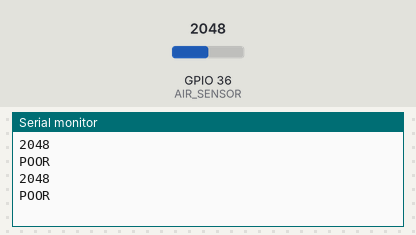
Simulated run of this sketch. Board: ESP32. Parts: the last lines printed to the serial monitor. Inputs (shaded band) come from the test bench; at power-on: GPIO 36 (AIR_SENSOR) = 2048.

Above: at 1.8 s.
1.9 s: GPIO 36 (AIR_SENSOR) set to 425
At 2.8 s:
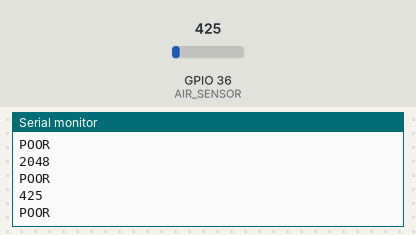
3.4 s: GPIO 36 (AIR_SENSOR) set to 356
At 4.6 s:
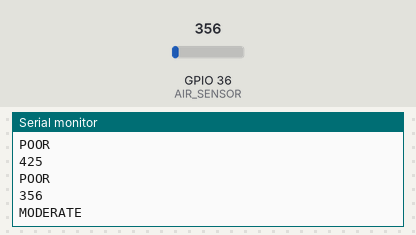
6.5 s: GPIO 36 (AIR_SENSOR) set to 209
At 7.8 s:
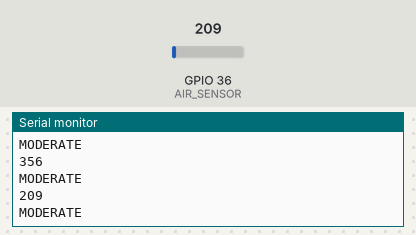
8.0 s: GPIO 36 (AIR_SENSOR) set to 180
At 8.8 s:
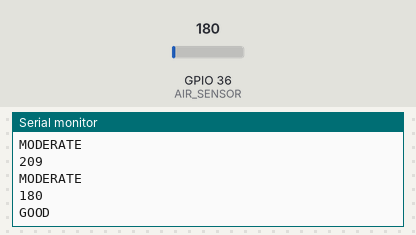
Timing chart, 0 to 11.0 s (numbered marks = the images above; inputs shaded):
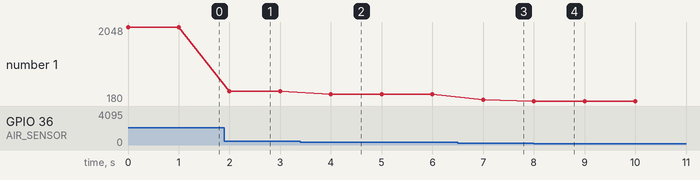

The sketch:

ESP32_airquality.ino
```cpp
#define AIR_SENSOR A0   // MQ sensor connected to A0

int airValue;

void setup() {
  Serial.begin(9600);
}

void loop() {

  airValue = analogRead(AIR_SENSOR);

  // Send only numeric value (best for LabVIEW)
  Serial.println(airValue);

  // Optional status message
  if (airValue < 200) {
    Serial.println("GOOD");
  }
  else if (airValue < 400) {
    Serial.println("MODERATE");
  }
  else {
    Serial.println("POOR");
  }

  delay(1000);
}
```

Measured:
- the behaviour switches between 400 and 399 on GPIO 36 (AIR_SENSOR) (found by bisection; images 1 and 2)
- the behaviour switches between 200 and 199 on GPIO 36 (AIR_SENSOR) (found by bisection; images 3 and 4)
- after the input at 1.9 s, the serial monitor: prints a new line after 0.10 s (image 1)
- after the input at 3.4 s, the serial monitor: prints a new line after 0.60 s (image 2)
- after the input at 6.5 s, the serial monitor: prints a new line after 0.50 s (image 3)
- after the input at 8.0 s, the serial monitor: prints a new line at once (image 4)
- plotted number 1: 2048 → 425 after the input at 1.9 s, 425 → 356 after the input at 3.4 s, 356 → 209 after the input at 6.5 s, 209 → 180 after the input at 8.0 s
